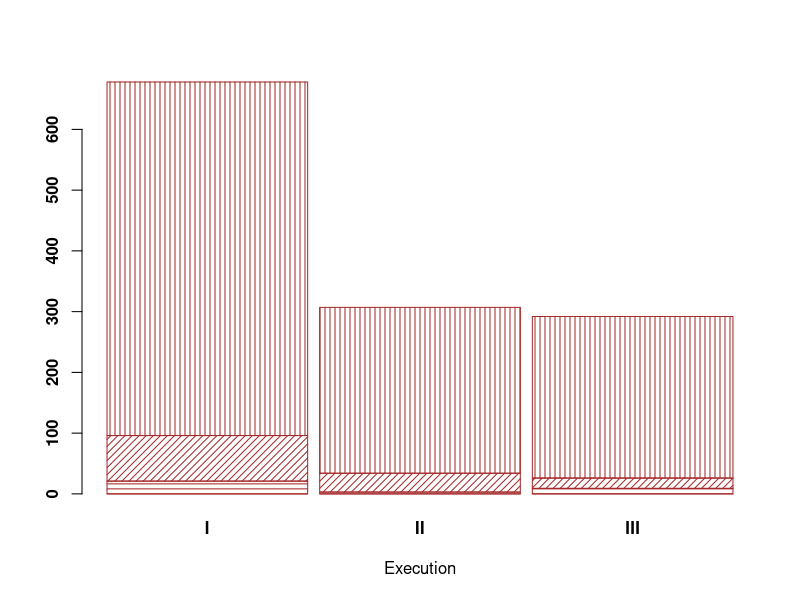
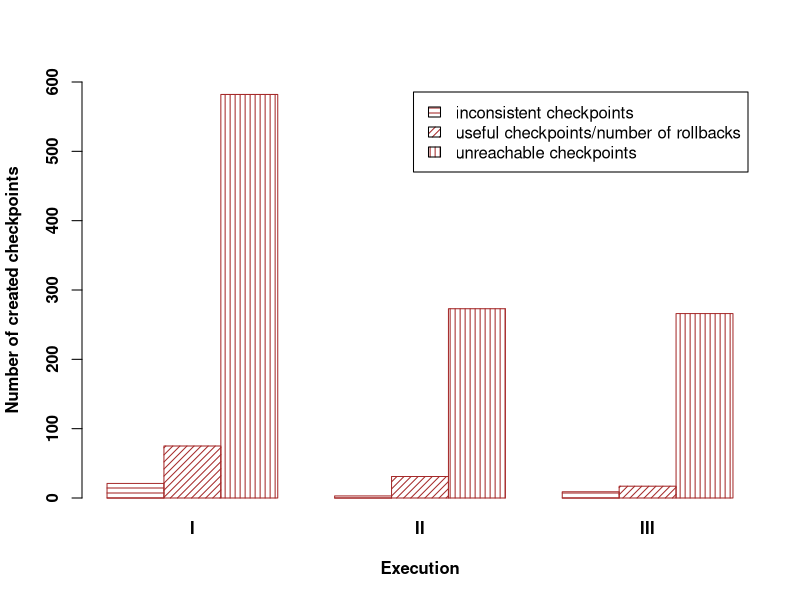

These figures' R source, in order:
#Create data


#set.seed(112)
#data=matrix(sample(1:30,15) , nrow=3)

data = matrix(
    c(21, 3, 9, 75, 31, 17, 582, 273, 266),
    nrow=3, 
    ncol=3, 
    byrow=TRUE
)



png(filename="/home/ricardo/Documents/mygraph.png",  width=1200, height =700, res=100)

colnames(data)=c("I", "II", "III")
rownames(data)=c("inconsistent checkpoints","useful checkpoints/number of rollbacks","unreachable checkpoints")
 
# Get the stacked barplot
barplot(data, density=c(20,20,20) , angle=c(0,45,90) , col="brown", border="brown", space=0.06, font.axis=2, xlab="Execution")

# Grouped barplot
barplot(data, density=c(20,20,20) , angle=c(0,45,90) , col="brown", border="brown", font.axis=2, beside=T, legend=rownames(data), xlab="Execution", ylab="Number of created checkpoints", ylim=c(0, 600), font.lab=2)

dev.off()
